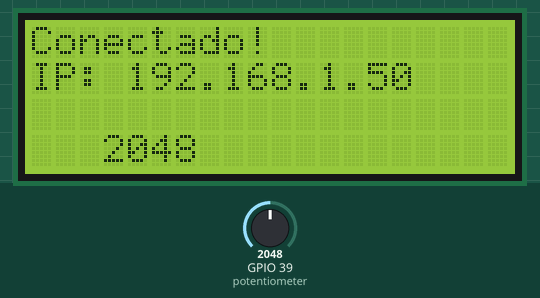
This sketch was run on a simulated ESP32. Shown: 20×4 character LCD. The test bench sets the inputs (shaded band); at power-on: GPIO 39 (potentiometer) = 2048. WiFi joins after 1.5 s; servers stay silent unless stated; random numbers use the default seed unless the sketch sets one; no MQTT or app messages arrive unless stated; what the sketch prints to the serial monitor is not drawn.

Above: at 2.8 s.
2.9 s: GPIO 39 (potentiometer) set to 2866
At 4.3 s:
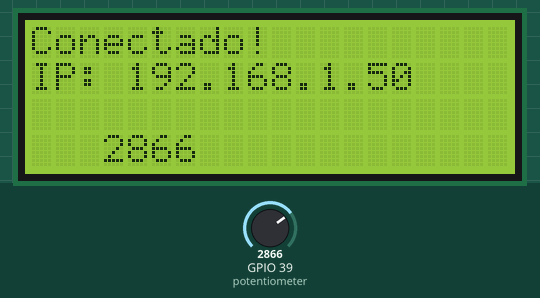
4.6 s: GPIO 39 (potentiometer) set to 3603
At 5.7 s:
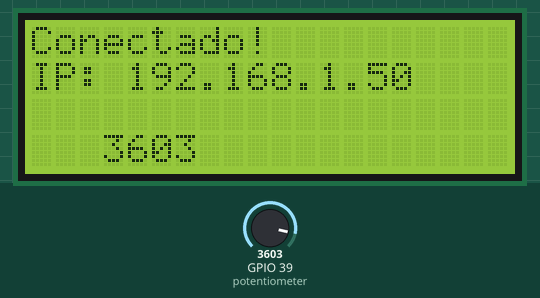
7.6 s: GPIO 39 (potentiometer) set to 4095
At 8.1 s:
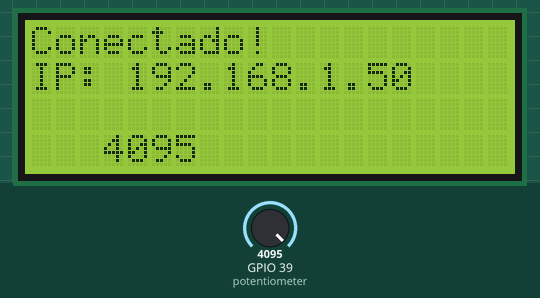
Timing chart, 0 to 10.6 s (numbered marks = the images above; inputs shaded):
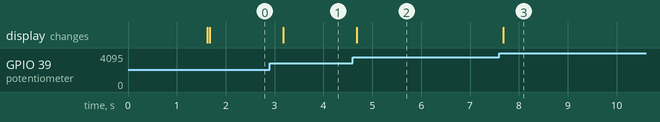

The sketch:

sketch.ino
```cpp
#include <WiFi.h>
#include <PubSubClient.h>
#include <NTPClient.h>
#include <WiFiUdp.h>
#include <LiquidCrystal_I2C.h>

#define SSID        "Wokwi-GUEST"
#define PASS        ""
#define MQTTSERVER  "test.mosquitto.org"
#define PORT        1883

#define TOPIC_SUBSCRIBE "esp32/adc/read"
#define TOPIC_PUBLISH "esp32_44565264598"

#define COLUNAS 20
#define LINHAS 4

char clientId[50];
char ad_array[5];

WiFiClient espClient;
PubSubClient client(espClient);

unsigned long int time_ms;
unsigned int valor_ad;

bool flag_inicializacao = 0;

String atual, anterior = "";

WiFiUDP ntpUDP;
NTPClient timeClient(ntpUDP, "a.st1.ntp.br", -10800, 60000);

LiquidCrystal_I2C lcd(0x27, COLUNAS, LINHAS);

void setup()
{
  Serial.begin(115200);
  randomSeed(analogRead(0));

  lcd.init();
  lcd.backlight();

  delay(10);

  Serial.print("Se conectando a: ");
  Serial.println(SSID);

  WiFi.begin(SSID, PASS);

  while(WiFi.status() != WL_CONNECTED)
  {
    delay(1000);
    Serial.print(".");

    delay(500);
        lcd.setCursor(0, 0);
        if(flag_inicializacao)
        {
            lcd.print("Conectando...");
        }
        else
        {
            lcd.print("             ");
        }

        Serial.print(".");

        flag_inicializacao = !flag_inicializacao;
  }

  WiFi.mode(WIFI_STA);

  Serial.println("");
  Serial.println("Conexão Wi-Fi realizada");
  Serial.print("Endereço IP: ");
  Serial.println(WiFi.localIP());

  Serial.println("\nConectado");
  Serial.print("IP: ");
  Serial.println(WiFi.localIP());

  lcd.clear();
  lcd.setCursor(0, 0);
  lcd.print("Conectado!");
  lcd.setCursor(0, 1);
  lcd.print("IP: ");
  lcd.print(WiFi.localIP());

  timeClient.begin();

  client.setServer(MQTTSERVER, PORT);
  client.setCallback(callback);
}

void mqttReconnect()
{
  while(!client.connected())
  {
    Serial.print("Tentando conexão MQTT... ");

    long r = random(1);
    sprintf(clientId, "clientId-%ld", r);

    if(client.connect(clientId))
    {
      Serial.print(clientId);
      Serial.println(" conectado");

      client.subscribe(TOPIC_SUBSCRIBE);
    }
    else
    {
      Serial.print("falhou, rc=");
      Serial.print(client.state());
      Serial.println(" tentando novamente em 5 segundos");

      delay(5000);
    }
  }
}

void callback(char* topic, byte* message, unsigned int length)
{
  Serial.print("Mensagem recebida no tópico: ");

  Serial.print(topic);
  Serial.print(". Mensagem: ");

  String stMessage;

  for(int i = 0; i < length; i++)
  {
    Serial.print((char)message[i]);
    stMessage += (char)message[i];
  }
}

void loop()
{
  if(!client.connected())
  {
    mqttReconnect();
  }

  client.loop();

  if(millis() - time_ms >= 500)
   {
     time_ms = millis();
     valor_ad = analogRead(39);
     sprintf(ad_array, "%04d", valor_ad);
     Serial.print("Gasto de Energia: ");
     Serial.println(ad_array);
     lcd.setCursor(3, 3);
     lcd.print(valor_ad);
     client.publish(TOPIC_PUBLISH, ad_array);
   }

    if(millis() - time_ms >= 1000)
    {
        time_ms = millis();
        timeClient.update();
        atual = timeClient.getFormattedTime();
    }

    if(atual != anterior)
    {
        anterior = atual;
        Serial.println(atual);
        lcd.setCursor(0, 3);
        lcd.print(valor_ad);
    }
}
```

Measured:
- after the input at 2.9 s, the display: changes after 0.28 s (image 1)
- after the input at 4.6 s, the display: changes after 0.08 s (image 2)
- after the input at 7.6 s, the display: changes after 0.08 s (image 3)
